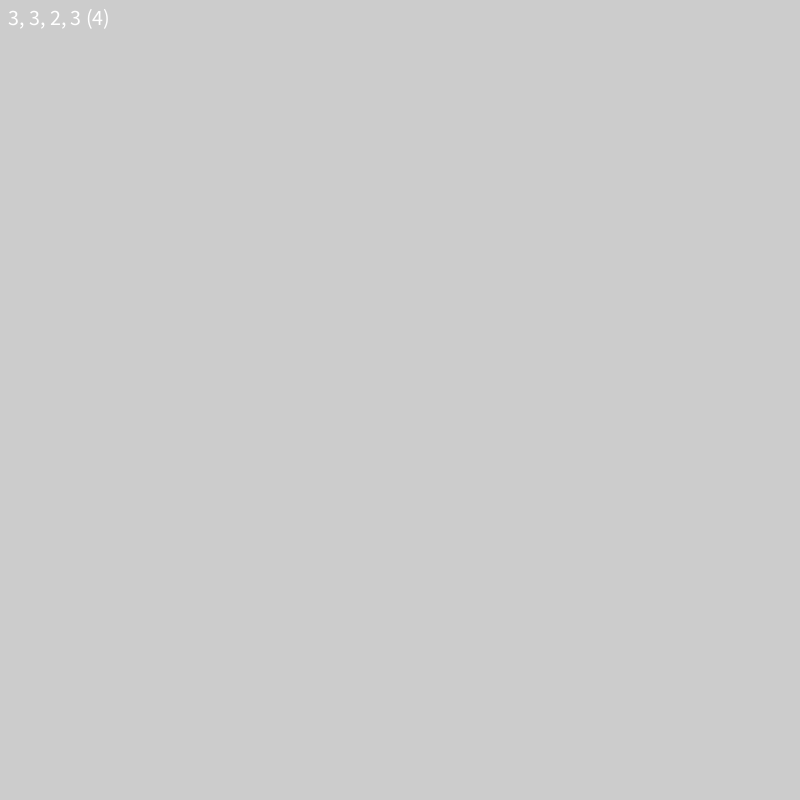
Frame 1 (no input)
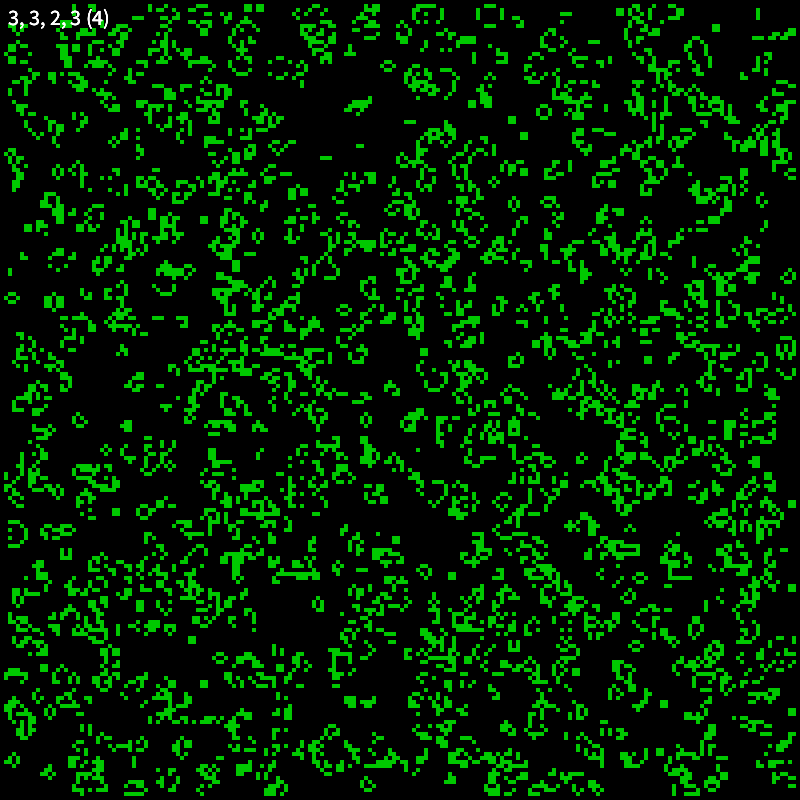
Frame 60 (the mouse pressed at the canvas centre just before this capture)
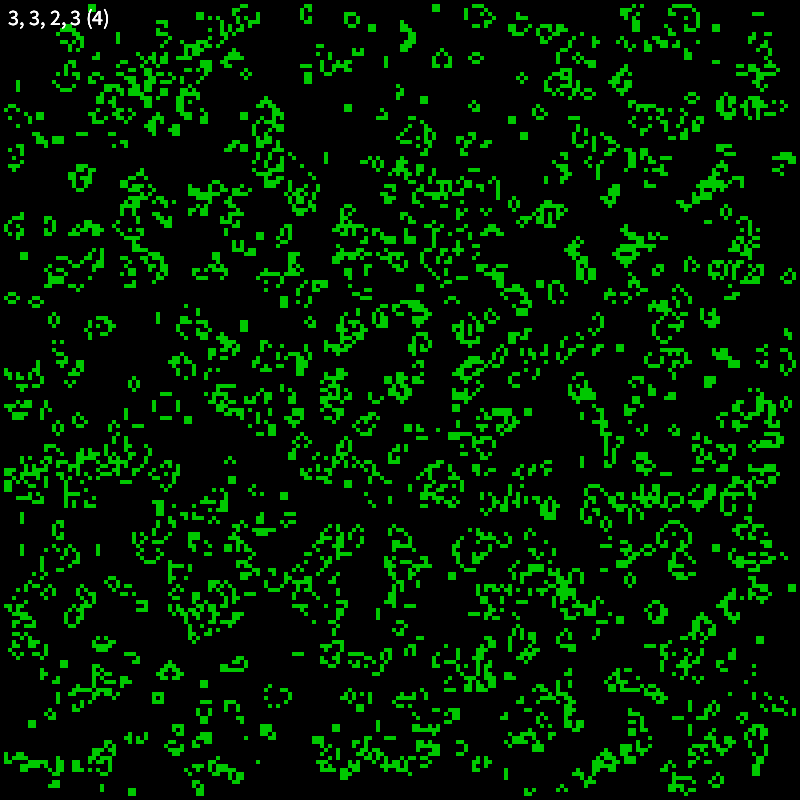
Frame 120 (the mouse held since frame 60 and released just before this capture)

The Processing sketch that drew these frames (run headless with seeded random() and noise(); from frame 60 on, the mouse is pressed at the canvas centre):

// Processing sketch: GoL_int
// ── GoL_int.pde
GoL game;
int mode, t, skip, x1, y1;
boolean pause;

void setup() {
  size(800,800);
  mode = 2;
  t = 0;
  skip = 4;
  pause = false;
  textSize(22);
  game = new GoL();
}

void draw() {
  int a = int(map(mouseX,0,width,0,8.9));
  int b = int(map(mouseY,height,0,0,8.9));
  if (mode == 0) {
    game.bornLT = a;  game.bornUT = b;
  } else if (mode == 1) {
    game.survLT = a;  game.survUT = b;
  }
  if (t >= skip &! pause) {
    background(0);
    game.run();
    game.display();
    t = 0;
  }
  fill(255);
  text(String.valueOf(game.bornLT)+", "+String.valueOf(game.bornUT)+", "+
     String.valueOf(game.survLT)+", "+String.valueOf(game.survUT)+" ("+
     String.valueOf(skip)+")",8,25);
  t++;
}

void keyPressed() {
  if (key == 'q') {
    game.init();
  } else if (key == 'a') mode = 0;
  else if (key == 's') mode = 2;
  else if (key == 'd') mode = 1;
  else if (key == 'e') {
    game.board[int(width/(2*game.unit))][int(height/(2*game.unit))] = 1;
  } else if (key == 'r') {
    for (int i = 1; i < game.cols-1; i++) {
      game.board[i][0] = 1;
      game.board[i][game.cols-1] = 1;
    }
    for (int j = 1; j < game.rows-1; j++) {
      game.board[0][j] = 1;
      game.board[game.rows-1][j] = 1;
    }
  }
  else if (key == 'w') {
    game.kill();
  }
  else if (key == 'z' && skip > 1) skip--;
  else if (key == 'c') skip++;
  else if (key == 'x') {
    if (pause) pause = false;
    else pause = true;
  }
}

void mousePressed() {
  x1 = int(mouseX/game.unit);
  y1 = int(mouseY/game.unit);
}

void mouseReleased() {
  int x2 = int(mouseX/game.unit);
  int y2 = int(mouseY/game.unit);
  for (int i = min(x1,x2); i <= max(x1,x2); i++) {
    for (int j = min(y1,y2); j <= max(y1,y2); j++) {
      game.board[i][j] = 1;
    }
  }
}
// ── GoL.pde
class GoL {
  int unit, cols, rows, bornLT, bornUT, survLT, survUT;
  int[][] board;
  
  GoL() {
    unit = 4;
    bornLT = 3;  bornUT = 3;
    survLT = 2;  survUT = 3;
    init();
  }
  
  void init() {
    cols = width/unit;
    rows = height/unit;
    board = new int[cols][rows];
    for (int i = 1; i < cols-1; i++) {
      for (int j = 1; j < rows-1; j++) {
        board[i][j] = int(random(2));
      }
    }
  }
  
  void run() {
    int[][] next = new int[cols][rows];
    for (int i = 1; i < cols-1; i++) {
      for (int j = 1; j < rows-1; j++) {
        int c = board[i][j];
        int t = - c;
        for (int k = -1; k < 2; k++) {
          for (int l = -1; l < 2; l++) {
            t += board[i+k][j+l];
          }
        }
        if (c == 1 && (t < survLT || t > survUT)) {
          next[i][j] = 0;
        } else if (c == 0 && t >= bornLT && t <= bornUT){
          next[i][j] = 1;
        } else next[i][j] = c;
      }
    }
    board = next;
  }
  
  void display() {
    stroke(50);
    noStroke();
    for (int i = 1; i < cols-1; i++) {
      for (int j = 1; j < rows-1; j++) {
        if (board[i][j] == 1) fill(0,200,0);
        else fill(0);
        rect(i*unit,j*unit,unit,unit);
      }
    }
  }
  
  void kill() {
    for (int i = 1; i < cols-1; i++) {
      for (int j = 1; j < rows-1; j++) {
        board[i][j] = 0;
      }
    }
  }
}
